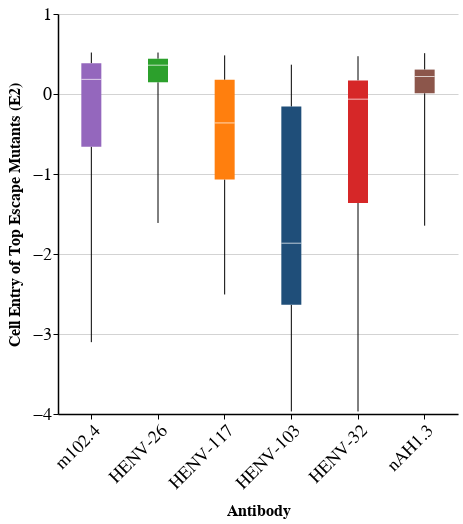
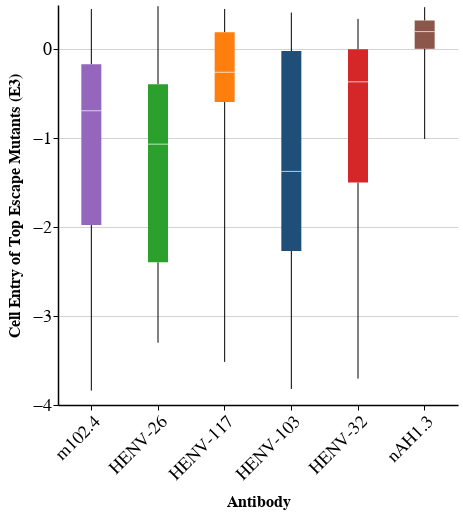

The cell these charts' notebook holds for them, in order:
### Markdown cell above
### Now show same data but in boxplot form

### Code cell
def plot_escape_boxplot(df,metric):
    boxplots = alt.Chart(df).mark_boxplot(extent='min-max').encode(
        x=alt.X('ab:O', sort=order_ab, title='Antibody',axis=alt.Axis(labelAngle=-45,grid=False)),  # no title to avoid repetition
        y=alt.Y(f'effect_{metric}:Q',title=f'Cell Entry of Top Escape Mutants ({metric})',axis=alt.Axis(grid=True,tickCount=4)),
        size=alt.value(20),
        color=alt.Color('ab').legend(None)
    ).properties(
        height=400,
        width= 400
    )
    
    return boxplots.display()

plot_escape_boxplot(df_filter,'E2')
plot_escape_boxplot(df_filter,'E3')

### Figure 1 — Vega-Lite specification as saved in the notebook (floating-point values rounded to 4 significant figures; data arrays with more than 128 entries replaced by an {"elided": "..."} marker saying what was removed)
{"config": {"background": "white", "title": {"fontSize": 18, "font": "Helvetica Light", "anchor": "start", "color": "#000000"}, "axisX": {"domain": true, "domainColor": "black", "domainWidth": 1.5, "gridColor": "lightgray", "labelFont": "Helvetica Light", "labelFontSize": 18, "labelAngle": 0, "tickColor": "black", "tickSize": 5, "titleFont": "Helvetica Light", "tickCount": 4, "titleFontSize": 16, "titlePadding": 10}, "axisY": {"domain": true, "domainColor": "black", "domainWidth": 1.5, "gridColor": "lightgray", "labelFont": "Helvetica Light", "labelFontSize": 18, "labelAngle": 0, "tickColor": "black", "tickSize": 5, "tickCount": 4, "titleFont": "Helvetica Light", "titleFontSize": 16, "titlePadding": 10, "titleAngle": 270}, "legend": {"labelFont": "Helvetica Light", "labelFontSize": 16, "symbolSize": 100, "titleFont": "Helvetica Light", "titleFontSize": 16, "padding": 5, "titleLimit": 200, "gradientLength": 200}, "range": {"category": ["#1f4e79", "#ff7f0e", "#2ca02c", "#d62728", "#9467bd", "#8c564b", "#e377c2", "#7f7f7f", "#bcbd22", "#17becf"], "diverging": ["#c7e9b4", "#7fcdbb", "#41b6c4", "#1d91c0", "#225ea8", "#253494"]}, "view": {"stroke": "transparent"}}, "data": {"name": "data-ec37677ef84ae29647fb628661dcb7fc"}, "mark": {"type": "boxplot", "extent": "min-max"}, "encoding": {"color": {"field": "ab", "legend": null, "type": "nominal"}, "size": {"value": 20}, "x": {"axis": {"grid": false, "labelAngle": -45}, "field": "ab", "sort": ["m102.4", "HENV-26", "HENV-117", "HENV-103", "HENV-32", "nAH1.3"], "title": "Antibody", "type": "ordinal"}, "y": {"axis": {"grid": true, "tickCount": 4}, "field": "effect_E2", "title": "Cell Entry of Top Escape Mutants (E2)", "type": "quantitative"}}, "height": 400, "width": 400, "$schema": "https://vega.github.io/schema/vega-lite/v5.8.0.json", "datasets": {"data-ec37677ef84ae29647fb628661dcb7fc": {"elided": "411 records"}}}

### Figure 2 — Vega-Lite specification as saved in the notebook (floating-point values rounded to 4 significant figures; data arrays with more than 128 entries replaced by an {"elided": "..."} marker saying what was removed)
{"config": {"background": "white", "title": {"fontSize": 18, "font": "Helvetica Light", "anchor": "start", "color": "#000000"}, "axisX": {"domain": true, "domainColor": "black", "domainWidth": 1.5, "gridColor": "lightgray", "labelFont": "Helvetica Light", "labelFontSize": 18, "labelAngle": 0, "tickColor": "black", "tickSize": 5, "titleFont": "Helvetica Light", "tickCount": 4, "titleFontSize": 16, "titlePadding": 10}, "axisY": {"domain": true, "domainColor": "black", "domainWidth": 1.5, "gridColor": "lightgray", "labelFont": "Helvetica Light", "labelFontSize": 18, "labelAngle": 0, "tickColor": "black", "tickSize": 5, "tickCount": 4, "titleFont": "Helvetica Light", "titleFontSize": 16, "titlePadding": 10, "titleAngle": 270}, "legend": {"labelFont": "Helvetica Light", "labelFontSize": 16, "symbolSize": 100, "titleFont": "Helvetica Light", "titleFontSize": 16, "padding": 5, "titleLimit": 200, "gradientLength": 200}, "range": {"category": ["#1f4e79", "#ff7f0e", "#2ca02c", "#d62728", "#9467bd", "#8c564b", "#e377c2", "#7f7f7f", "#bcbd22", "#17becf"], "diverging": ["#c7e9b4", "#7fcdbb", "#41b6c4", "#1d91c0", "#225ea8", "#253494"]}, "view": {"stroke": "transparent"}}, "data": {"name": "data-ec37677ef84ae29647fb628661dcb7fc"}, "mark": {"type": "boxplot", "extent": "min-max"}, "encoding": {"color": {"field": "ab", "legend": null, "type": "nominal"}, "size": {"value": 20}, "x": {"axis": {"grid": false, "labelAngle": -45}, "field": "ab", "sort": ["m102.4", "HENV-26", "HENV-117", "HENV-103", "HENV-32", "nAH1.3"], "title": "Antibody", "type": "ordinal"}, "y": {"axis": {"grid": true, "tickCount": 4}, "field": "effect_E3", "title": "Cell Entry of Top Escape Mutants (E3)", "type": "quantitative"}}, "height": 400, "width": 400, "$schema": "https://vega.github.io/schema/vega-lite/v5.8.0.json", "datasets": {"data-ec37677ef84ae29647fb628661dcb7fc": {"elided": "411 records"}}}
